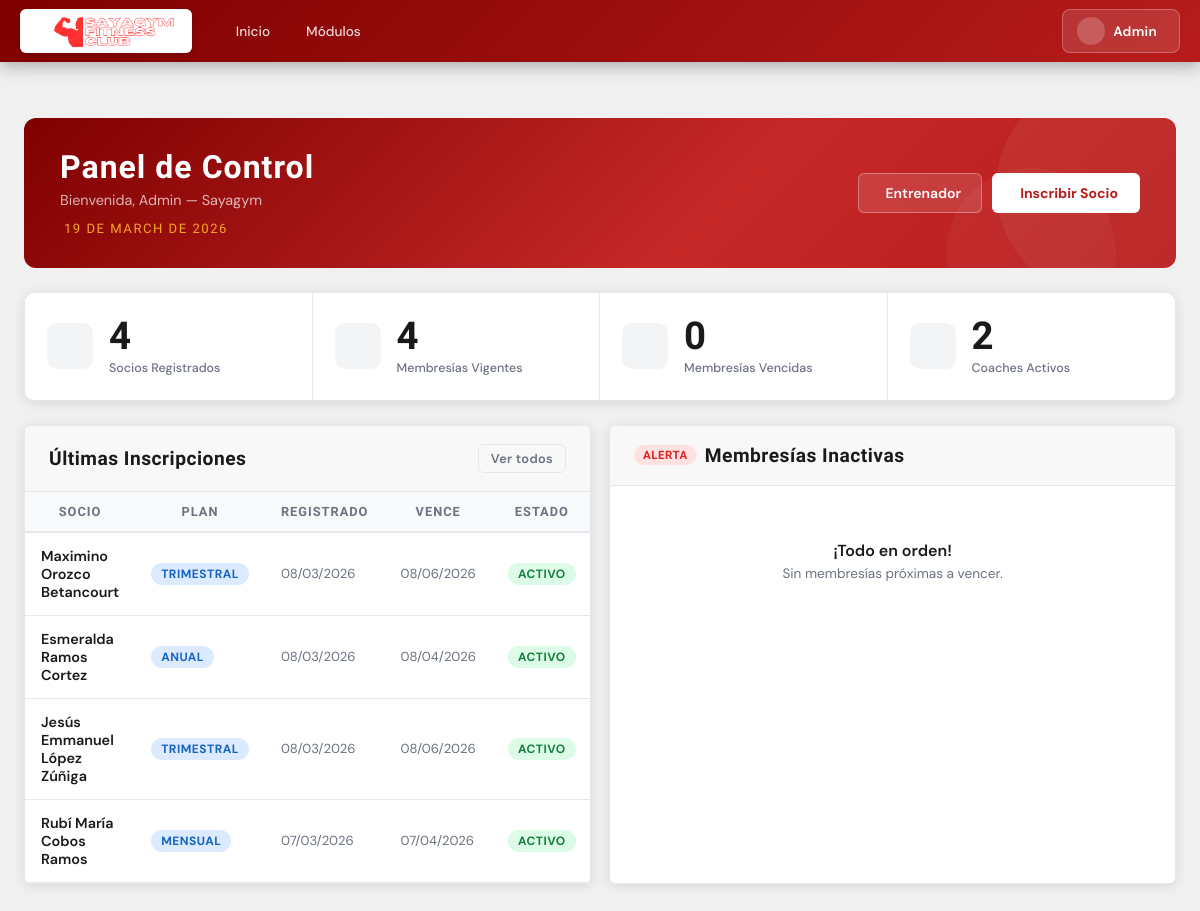
The app's page /primeraparte/index.php, older data.
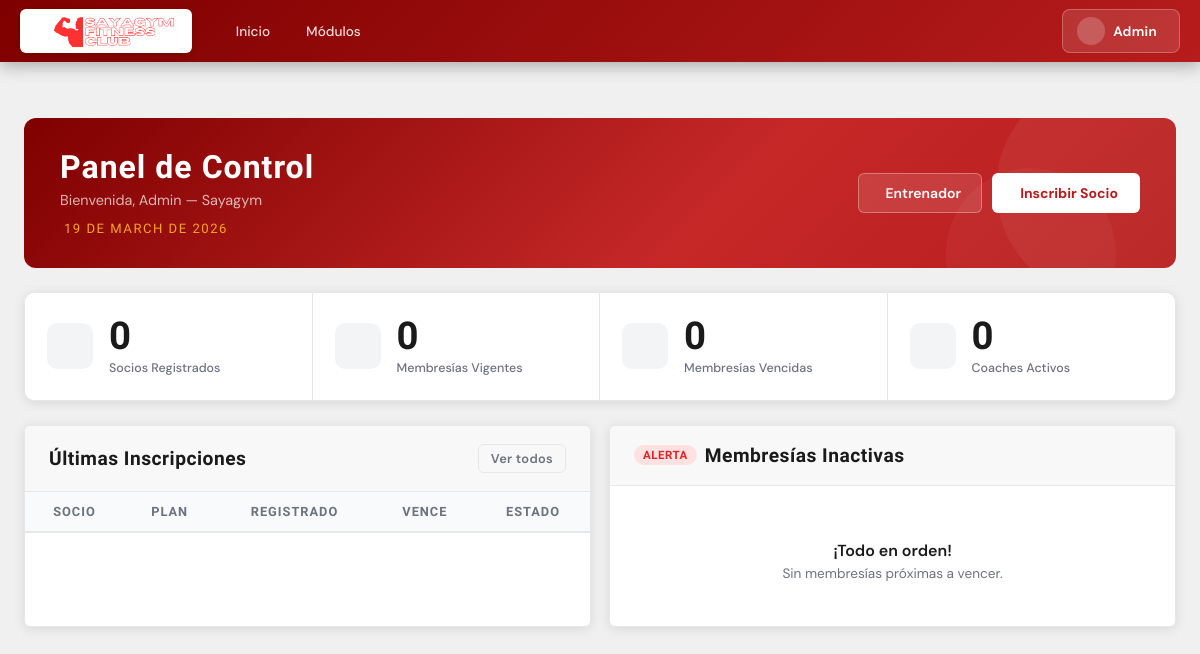
The same page, newer data.
### tables this page shows
CREATE TABLE `socios` (
  `id_socio` int(11) NOT NULL,
  `nombre` varchar(100) NOT NULL,
  `apellido` varchar(100) NOT NULL,
  `foto` varchar(255) DEFAULT NULL,
  `telefono` varchar(20) DEFAULT NULL,
  `contacto_emergencia` varchar(255) DEFAULT NULL,
  `correo` varchar(100) DEFAULT NULL,
  `direccion` text DEFAULT NULL,
  `fecha_nacimiento` date DEFAULT NULL,
  `fecha_registro` date DEFAULT NULL,
  `fecha_vencimiento` date DEFAULT NULL,
  `id_membresia` int(11) DEFAULT NULL,
  `estado` enum('activo','inactivo','vencido') DEFAULT 'activo',
  `id_entrenador` int(11) DEFAULT NULL,
  `qr_codigo` varchar(255) DEFAULT NULL
);

CREATE TABLE `membresias` (
  `id_membresia` int(11) NOT NULL,
  `nombre` varchar(50) NOT NULL,
  `duracion_meses` int(11) NOT NULL,
  `precio` decimal(10,2) NOT NULL,
  `descripcion` text DEFAULT NULL,
  `estado` enum('activo','inactivo') DEFAULT 'activo'
);

### primeraparte/index.php (the view, shortened to what this page needs)
<?php
include 'config.php';
include 'header.php';
$hoy = date('Y-m-d');
$consulta_total_socios = $conexion->query("SELECT COUNT(*) as total FROM socios");
$total_socios = $consulta_total_socios->fetch_assoc()['total'];
$consulta_activos = $conexion->query("SELECT COUNT(*) as total FROM socios WHERE fecha_vencimiento >= '$hoy'");
$activos = $consulta_activos->fetch_assoc()['total'];
$consulta_vencidos = $conexion->query("SELECT COUNT(*) as total FROM socios WHERE fecha_vencimiento < '$hoy'");
$vencidos = $consulta_vencidos->fetch_assoc()['total'];
$consulta_entrenadores = $conexion->query("SELECT COUNT(*) as total FROM entrenadores WHERE estado = 'activo'");
$total_entrenadores = $consulta_entrenadores->fetch_assoc()['total'];
$recientes = $conexion->query("SELECT s.*, m.nombre as plan FROM socios s JOIN membresias m ON s.id_membresia = m.id_membresia ORDER BY s.id_socio DESC LIMIT 5");
?>
<div class="page-wrapper">
  <div class="container-xl mt-4">
    <div class="dash-hero">
      <div style="z-index:1;">
        <div class="hero-title">Panel de Control</div>
        <div class="hero-sub">Bienvenida, Admin &mdash; Sayagym</div>
        <div class="hero-date"><i class="ti ti-calendar me-1"></i><?php echo date('d \d\e F \d\e Y'); ?></div>
      </div>
      <div class="hero-actions">
        <a href="nuevo_entrenador.php" class="btn-hero-out"><i class="ti ti-plus"></i> Entrenador</a>
        <a href="nuevo_socio.php" class="btn-hero-sol"><i class="ti ti-user-plus"></i> Inscribir Socio</a>
      </div>
    </div>
    <div class="kpi-strip">
      <a href="socios.php" class="ks-card c-blue">
        <div class="ks-icon"><i class="ti ti-users"></i></div>
        <div>
          <div class="ks-num"><?php echo $total_socios; ?></div>
          <div class="ks-label">Socios Registrados</div>
        </div>
      </a>
      <a href="membresias.php" class="ks-card c-green">
        <div class="ks-icon"><i class="ti ti-circle-check"></i></div>
        <div>
          <div class="ks-num"><?php echo $activos; ?></div>
          <div class="ks-label">Membresías Vigentes</div>
        </div>
      </a>
      <a href="membresias.php" class="ks-card c-red">
        <div class="ks-icon"><i class="ti ti-alert-triangle"></i></div>
        <div>
          <div class="ks-num"><?php echo $vencidos; ?></div>
          <div class="ks-label">Membresías Vencidas</div>
        </div>
      </a>
      <a href="entrenadores.php" class="ks-card c-gold">
        <div class="ks-icon"><i class="ti ti-barbell"></i></div>
        <div>
          <div class="ks-num"><?php echo $total_entrenadores; ?></div>
          <div class="ks-label">Coaches Activos</div>
        </div>
      </a>
    </div>
    <div class="bottom-row">
      <div class="card">
        <div class="card-header gray">
          <span class="card-title">Últimas Inscripciones</span>
          <a href="socios.php" class="btn btn-outline" style="padding:5px 12px; font-size:0.8rem;">Ver todos</a>
        </div>
        <div class="table-responsive">
          <table class="gym-table">
            <thead>
              <tr>
                <th>Socio</th>
                <th>Plan</th>
                <th>Registrado</th>
                <th>Vence</th>
                <th>Estado</th>
              </tr>
            </thead>
            <tbody>
              <?php
while ($socio = $recientes->fetch_assoc()) {
  $esta_vencido = strtotime($socio['fecha_vencimiento']) < strtotime($hoy);
  if ($socio['estado'] == 'inactivo') {
    $color_etiqueta = 'badge-secondary';
    $texto_etiqueta = 'INACTIVO';
  }
  else if ($esta_vencido) {
    $color_etiqueta = 'badge-red';
    $texto_etiqueta = 'VENCIDO';
  }
  else {
    $color_etiqueta = 'badge-green';
    $texto_etiqueta = 'ACTIVO';
  }
?>
              <tr>
                <td class="td-name"><?php echo $socio['nombre'] . " " . $socio['apellido']; ?></td>
                <td><span class="badge badge-blue"><?php echo $socio['plan']; ?></span></td>
                <td class="td-muted"><?php echo date('d/m/Y', strtotime($socio['fecha_registro'])); ?></td>
                <td class="td-muted"><?php echo date('d/m/Y', strtotime($socio['fecha_vencimiento'])); ?></td>
                <td><span class="badge <?php echo $color_etiqueta; ?>"><?php echo $texto_etiqueta; ?></span></td>
              </tr>
              <?php
}
?>
            </tbody>
          </table>
        </div>
      </div>
      <div class="card">
        <div class="card-header gray">
          <span class="card-title" style="display:flex; align-items:center; gap:8px;">
            <span style="background:var(--danger-lt); color:var(--danger); padding:3px 9px; border-radius:999px; font-size:0.72rem; font-weight:700;">ALERTA</span>
            Membresías Inactivas
          </span>
        </div>
        <?php
$personas_por_vencer = [];
if (count($personas_por_vencer) === 0) {
?>
        <div style="padding:44px 24px; text-align:center;">
          <div style="font-weight:600; color:var(--text);">¡Todo en orden!</div>
          <div style="font-size:0.85rem; color:var(--muted); margin-top:4px;">Sin membresías próximas a vencer.</div>
        </div>
        <?php
}
?>
      </div>
    </div>
  </div>
</div>
<?php include 'footer.php'; ?>

### primeraparte/header.php (shortened to what this page needs)
<!doctype html>
<html lang="es">
<head>
    <link rel="stylesheet" href="https://cdn.jsdelivr.net/npm/@tabler/icons-webfont@latest/tabler-icons.min.css">
</head>
<body>
<nav class="gym-navbar">
    <div class="inner">
        <a href="index.php" class="gym-brand-badge">
            <img src="../Sayagym%20logo.png" alt="Sayagym Logo" class="gym-logo-img">
        </a>
        <ul class="gym-nav">
            <li class="nav-item-drop">
                <a href="index.php" class="nav-link-drop">
                    Inicio
                </a>
            </li>
            <li class="nav-item-drop">
                <a href="#" class="nav-link-drop has-drop">
                    Módulos
                </a>
            </li>
        </ul>
        <div class="gym-user-badge">
            <div class="user-avatar">
            </div>
            <span class="user-name">Admin</span>
        </div>
    </div>
</nav>

### primeraparte/footer.php
</body>
</html>

### primeraparte/header.php (style rules this page uses)
*, *::before, *::after { box-sizing: border-box; margin: 0; padding: 0; }
:root { --red: #B71C1C; --red-dark: #7F0000; --red-light: #EF5350; --gold: #F5A623; --gold-dark: #D48806; --blue: #1565C0; --blue-light: #1976D2; --bg: #F0F0F0; --card: #FFFFFF; --text: #1A1A1A; --muted: #6B7280; --border: #E5E7EB; --green: #15803D; --green-lt: #DCFCE7; --danger: #DC2626; --danger-lt: #FEE2E2; --radius: 6px; --shadow: 0 2px 12px rgba(0,0,0,0.10); }
body { font-family: 'DM Sans', sans-serif; background: var(--bg); color: var(--text); min-height: 100vh; display: flex; flex-direction: column; }
.gym-navbar { background: linear-gradient(135deg, var(--red-dark) 0%, var(--red) 100%); box-shadow: 0 4px 16px rgba(0,0,0,0.3); position: sticky; top: 0; z-index: 1000; }
.gym-navbar .inner { max-width: 1280px; margin: 0 auto; padding: 0 20px; height: 62px; display: flex; align-items: center; gap: 8px; }
.gym-brand-badge { display: flex; align-items: center; text-decoration: none; margin-right: 16px; flex-shrink: 0; }
.gym-logo-img { height: 44px; width: auto; object-fit: contain; background: #ffffff; padding: 4px 8px; border-radius: var(--radius); box-shadow: 0 2px 6px rgba(0,0,0,0.15); transition: transform 0.2s ease, box-shadow 0.2s ease; }
.gym-nav { display: flex; gap: 2px; list-style: none; flex: 1; }
.nav-item-drop { position: relative; }
.nav-link-drop { display: flex; align-items: center; gap: 6px; padding: 8px 14px; color: rgba(255,255,255,0.85); text-decoration: none; font-size: 0.85rem; font-weight: 500; border-radius: 5px; transition: background 0.2s, color 0.2s; white-space: nowrap; cursor: pointer; }
.gym-user-badge { display: flex; align-items: center; gap: 8px; background: rgba(255,255,255,0.12); border: 1.5px solid rgba(255,255,255,0.25); border-radius: 8px; padding: 7px 14px; cursor: pointer; transition: background 0.2s; flex-shrink: 0; }
.user-avatar { width: 28px; height: 28px; border-radius: 50%; background: rgba(255,255,255,0.2); display: flex; align-items: center; justify-content: center; font-size: 0.95rem; color: var(--gold); }
.user-name { font-size: 0.85rem; font-weight: 600; color: #fff; letter-spacing: 0.3px; }
.page-wrapper { flex: 1; padding: 32px 0 48px; }
.container-xl { max-width: 1280px; margin: 0 auto; padding: 0 24px; }
.card { background: var(--card); border-radius: var(--radius); box-shadow: var(--shadow); border: 1px solid var(--border); overflow: hidden; }
.card-header { padding: 18px 24px; border-bottom: 1px solid var(--border); display: flex; align-items: center; justify-content: space-between; }
.card-header.gray { background: #F8F8F8; }
.card-header .card-title { font-family: 'Oswald', sans-serif; font-size: 1.2rem; font-weight: 600; letter-spacing: 0.5px; }
.card-header.gray .card-title { color: var(--text); }
.table-responsive { overflow-x: auto; }
table.gym-table { width: 100%; border-collapse: collapse; }
table.gym-table thead tr { background: #F9FAFB; border-bottom: 2px solid var(--border); }
table.gym-table thead th { padding: 12px 16px; font-family: 'Oswald', sans-serif; font-size: 0.8rem; font-weight: 600; letter-spacing: 1px; text-transform: uppercase; color: var(--muted); white-space: nowrap; }
.btn { display: inline-flex; align-items: center; gap: 6px; padding: 9px 20px; border-radius: var(--radius); font-size: 0.875rem; font-weight: 600; font-family: 'DM Sans', sans-serif; cursor: pointer; border: none; text-decoration: none; transition: transform 0.15s, box-shadow 0.15s, opacity 0.15s; letter-spacing: 0.3px; }
.btn-outline { background: transparent; border: 1.5px solid var(--border); color: var(--muted); }
.mt-4 { margin-top: 24px; }
table.gym-table tbody tr { border-bottom: 1px solid var(--border); transition: background 0.15s; }
table.gym-table tbody td { padding: 14px 16px; vertical-align: middle; font-size: 0.9rem; }
table.gym-table .td-name { font-weight: 600; color: var(--text); }
table.gym-table .td-muted { color: var(--muted); font-size: 0.82rem; }
.badge { display: inline-flex; align-items: center; padding: 3px 10px; border-radius: 999px; font-size: 0.75rem; font-weight: 700; letter-spacing: 0.5px; text-transform: uppercase; }
.badge-green { background: var(--green-lt); color: var(--green); }
.badge-blue { background: #DBEAFE; color: var(--blue); }

Row changes from the older to the newer data that the page shows:
removed socios: nombre "Maximino", apellido "Orozco Betancourt", id_membresia.nombre "TRIMESTRAL", fecha_registro "08/03/2026", fecha_vencimiento "08/06/2026", fecha_vencimiento "ACTIVO"
removed socios: nombre "Esmeralda", apellido "Ramos Cortez", id_membresia.nombre "ANUAL", fecha_registro "08/03/2026", fecha_vencimiento "08/04/2026", fecha_vencimiento "ACTIVO"
removed socios: nombre "Jesús Emmanuel", apellido "López Zúñiga", id_membresia.nombre "TRIMESTRAL", fecha_registro "08/03/2026", fecha_vencimiento "08/06/2026", fecha_vencimiento "ACTIVO"
removed socios: nombre "Rubí María", apellido "Cobos Ramos", id_membresia.nombre "MENSUAL", fecha_registro "07/03/2026", fecha_vencimiento "07/04/2026", fecha_vencimiento "ACTIVO"
Text that changed along with them:
$total_socios: "4" → "0"
$activos: "4" → "0"
$total_entrenadores: "2" → "0"
